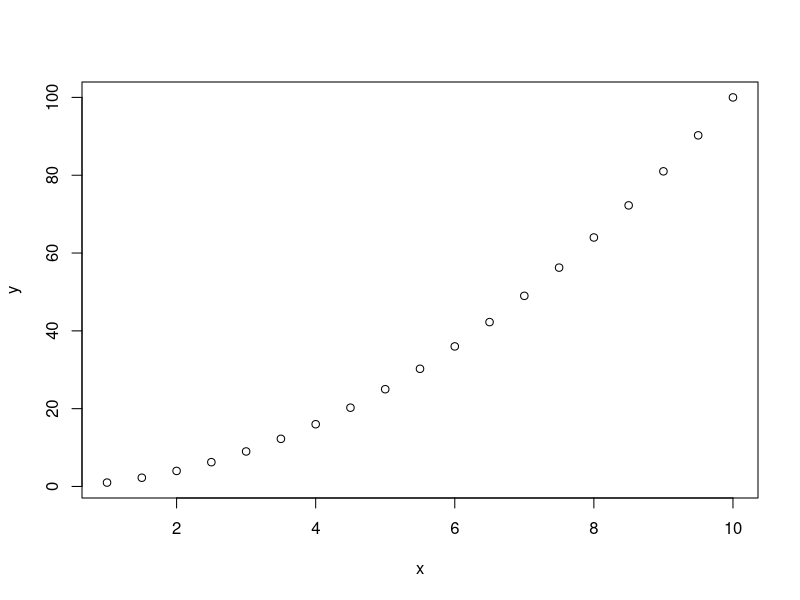
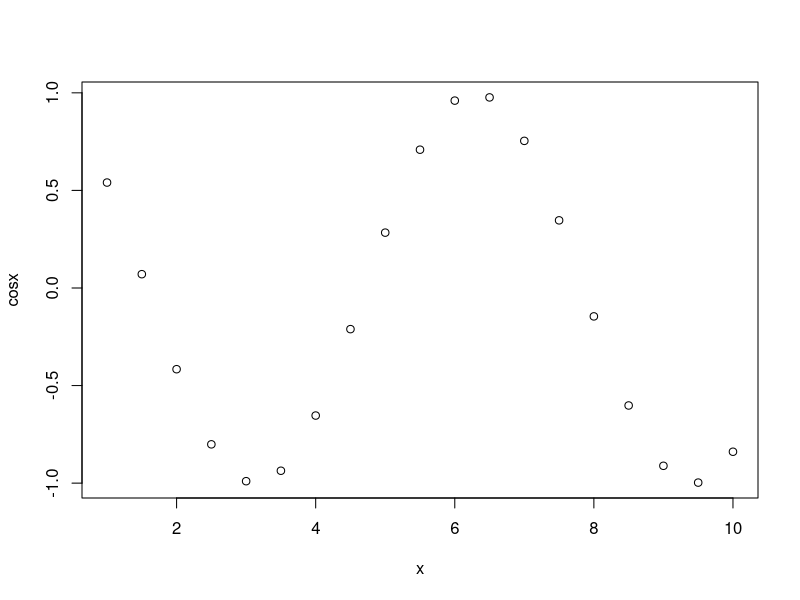
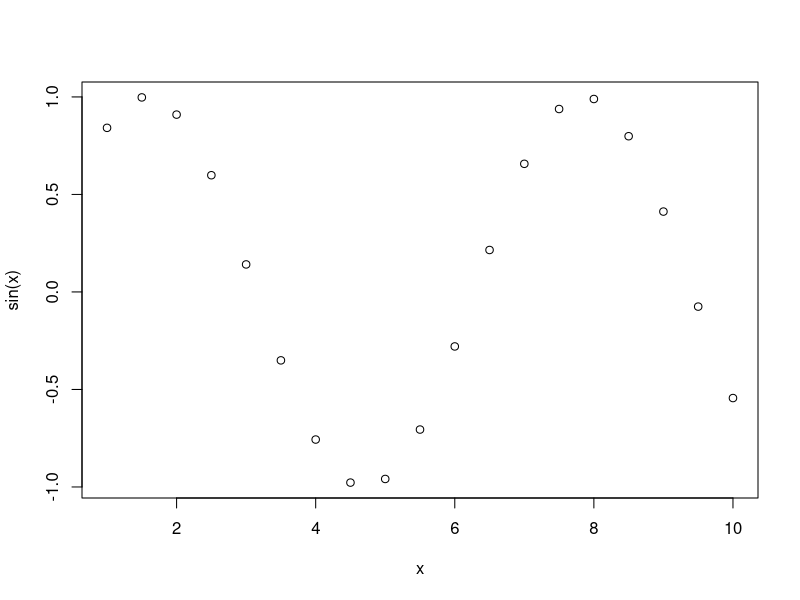
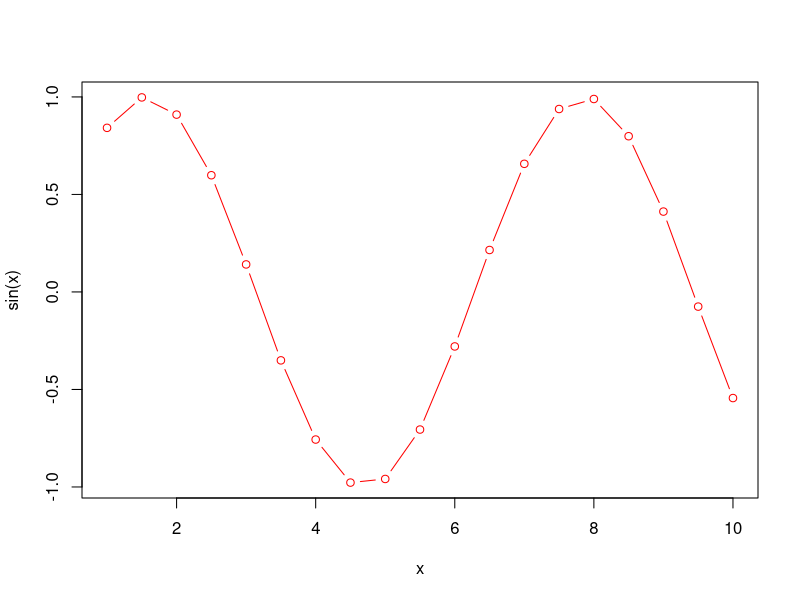

R code for these plots, in order:
# MODULE 01 R Script ============================
# Console Commands Line Examples ================
4 + 4
sqrt(25)
pi
seq(from=1, to=10, by=0.5)

# EXERCISE 01 ===================================
# save sequence of numbers in object x
x <- seq(from=1, to=10, by=0.5)

# view the contents of x
x

# use x to create new object y
y <- x*x

# plot x and y
plot(x,y)

# EXERCISE 02 ===================================
# create cosx
cosx <- cos(x)

# plot x, cosx
plot(x, cosx)

# use functions as needed
# plot x, sin(x)
plot(x, sin(x))

# plot both points and lines
# make the color red
plot(x, sin(x), type = "both", col = "red")

# [YOUR TURN] plot x and the tangent of x
# change color to blue
# hint: help(sin) - to see list of other trig functions


# [YOUR TURN] plot log of x with log y
# change color to green
# hint: help(log) - to see list of log functions

